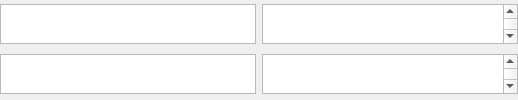
                                            <widget class="QWidget" name="strokegradeurlswdget" native="true">
                                                <property name="sizePolicy">
                                                    <sizepolicy hsizetype="Preferred" vsizetype="Preferred">
                                                        <horstretch>0</horstretch>
                                                        <verstretch>0</verstretch>
                                                    </sizepolicy>
                                                </property>
                                                <layout class="QHBoxLayout" name="strokegradeurlswdgetLayout"
                                                        stretch="1,1">
                                                    <property name="leftMargin">
                                                        <number>0</number>
                                                    </property>
                                                    <property name="topMargin">
                                                        <number>0</number>
                                                    </property>
                                                    <property name="rightMargin">
                                                        <number>0</number>
                                                    </property>
                                                    <property name="bottomMargin">
                                                        <number>0</number>
                                                    </property>
                                                    <item>
                                                        <widget class="QWidget" name="strokegrade" native="true">
                                                            <layout class="QVBoxLayout" name="strokegradeLayout">
                                                                <property name="leftMargin">
                                                                    <number>0</number>
                                                                </property>
                                                                <property name="topMargin">
                                                                    <number>0</number>
                                                                </property>
                                                                <property name="rightMargin">
                                                                    <number>0</number>
                                                                </property>
                                                                <property name="bottomMargin">
                                                                    <number>0</number>
                                                                </property>
                                                                <item>
                                                                    <widget class="QPlainTextEdit" name="strokeEdit">
                                                                        <property name="sizePolicy">
                                                                            <sizepolicy hsizetype="Expanding"
                                                                                        vsizetype="Maximum">
                                                                                <horstretch>0</horstretch>
                                                                                <verstretch>0</verstretch>
                                                                            </sizepolicy>
                                                                        </property>
                                                                        <property name="minimumSize">
                                                                            <size>
                                                                                <width>0</width>
                                                                                <height>0</height>
                                                                            </size>
                                                                        </property>
                                                                        <property name="maximumSize">
                                                                            <size>
                                                                                <width>16777215</width>
                                                                                <height>40</height>
                                                                            </size>
                                                                        </property>
                                                                        <property name="baseSize">
                                                                            <size>
                                                                                <width>0</width>
                                                                                <height>40</height>
                                                                            </size>
                                                                        </property>
                                                                        <property name="font">
                                                                            <font>
                                                                                <pointsize>18</pointsize>
                                                                            </font>
                                                                        </property>
                                                                        <property name="verticalScrollBarPolicy">
                                                                            <enum>Qt::ScrollBarAlwaysOff</enum>
                                                                        </property>
                                                                        <property name="horizontalScrollBarPolicy">
                                                                            <enum>Qt::ScrollBarAlwaysOff</enum>
                                                                        </property>
                                                                        <property name="plainText">
                                                                            <string/>
                                                                        </property>
                                                                    </widget>
                                                                </item>
                                                                <item>
                                                                    <widget class="QPlainTextEdit" name="gradeEdit">
                                                                        <property name="sizePolicy">
                                                                            <sizepolicy hsizetype="Expanding"
                                                                                        vsizetype="Maximum">
                                                                                <horstretch>0</horstretch>
                                                                                <verstretch>0</verstretch>
                                                                            </sizepolicy>
                                                                        </property>
                                                                        <property name="minimumSize">
                                                                            <size>
                                                                                <width>0</width>
                                                                                <height>0</height>
                                                                            </size>
                                                                        </property>
                                                                        <property name="maximumSize">
                                                                            <size>
                                                                                <width>16777215</width>
                                                                                <height>40</height>
                                                                            </size>
                                                                        </property>
                                                                        <property name="baseSize">
                                                                            <size>
                                                                                <width>0</width>
                                                                                <height>40</height>
                                                                            </size>
                                                                        </property>
                                                                        <property name="font">
                                                                            <font>
                                                                                <pointsize>18</pointsize>
                                                                            </font>
                                                                        </property>
                                                                        <property name="verticalScrollBarPolicy">
                                                                            <enum>Qt::ScrollBarAlwaysOff</enum>
                                                                        </property>
                                                                        <property name="horizontalScrollBarPolicy">
                                                                            <enum>Qt::ScrollBarAlwaysOff</enum>
                                                                        </property>
                                                                        <property name="plainText">
                                                                            <string>
                                                                            </string>
                                                                        </property>
                                                                    </widget>
                                                                </item>
                                                            </layout>
                                                        </widget>
                                                    </item>
                                                    <item>
                                                        <widget class="QWidget" name="urlswidget" native="true">
                                                            <layout class="QVBoxLayout" name="urlswidgetLayout">
                                                                <property name="leftMargin">
                                                                    <number>0</number>
                                                                </property>
                                                                <property name="topMargin">
                                                                    <number>0</number>
                                                                </property>
                                                                <property name="rightMargin">
                                                                    <number>0</number>
                                                                </property>
                                                                <property name="bottomMargin">
                                                                    <number>0</number>
                                                                </property>
                                                                <item>
                                                                    <widget class="QTextBrowser" name="jishoUrlEdit">
                                                                        <property name="sizePolicy">
                                                                            <sizepolicy hsizetype="Expanding"
                                                                                        vsizetype="Maximum">
                                                                                <horstretch>0</horstretch>
                                                                                <verstretch>0</verstretch>
                                                                            </sizepolicy>
                                                                        </property>
                                                                        <property name="minimumSize">
                                                                            <size>
                                                                                <width>0</width>
                                                                                <height>0</height>
                                                                            </size>
                                                                        </property>
                                                                        <property name="maximumSize">
                                                                            <size>
                                                                                <width>16777215</width>
                                                                                <height>40</height>
                                                                            </size>
                                                                        </property>
                                                                        <property name="baseSize">
                                                                            <size>
                                                                                <width>0</width>
                                                                                <height>40</height>
                                                                            </size>
                                                                        </property>
                                                                        <property name="font">
                                                                            <font>
                                                                                <pointsize>18</pointsize>
                                                                            </font>
                                                                        </property>
                                                                        <property name="verticalScrollBarPolicy">
                                                                            <enum>Qt::ScrollBarAsNeeded</enum>
                                                                        </property>
                                                                        <property name="horizontalScrollBarPolicy">
                                                                            <enum>Qt::ScrollBarAsNeeded</enum>
                                                                        </property>
                                                                        <property name="readOnly">
                                                                            <bool>true</bool>
                                                                        </property>
                                                                        <property name="html">
                                                                            <string>&lt;!DOCTYPE HTML PUBLIC &quot;-//W3C//DTD
                                                                                HTML 4.0//EN&quot; &quot;http://www.w3.org/TR/REC-html40/strict.dtd&quot;&gt;
                                                                                &lt;html&gt;&lt;head&gt;&lt;meta name=&quot;qrichtext&quot;
                                                                                content=&quot;1&quot; /&gt;&lt;meta
                                                                                charset=&quot;utf-8&quot; /&gt;&lt;style
                                                                                type=&quot;text/css&quot;&gt;
                                                                                p, li { white-space: pre-wrap; }
                                                                                &lt;/style&gt;&lt;/head&gt;&lt;body
                                                                                style=&quot; font-family:'Segoe UI';
                                                                                font-size:18pt; font-weight:400;
                                                                                font-style:normal;&quot;&gt;
                                                                                &lt;p style=&quot; margin-top:0px;
                                                                                margin-bottom:0px; margin-left:0px;
                                                                                margin-right:0px; -qt-block-indent:0;
                                                                                text-indent:0px;&quot;&gt; &lt;/p&gt;
                                                                                &lt;p style=&quot; margin-top:0px;
                                                                                margin-bottom:0px; margin-left:0px;
                                                                                margin-right:0px; -qt-block-indent:0;
                                                                                text-indent:0px;&quot;&gt;https://jisho.org/search/%E6%84%9B%20%23kanji
                                                                                &lt;/p&gt;&lt;/body&gt;&lt;/html&gt;
                                                                            </string>
                                                                        </property>
                                                                        <property name="openExternalLinks">
                                                                            <bool>true</bool>
                                                                        </property>
                                                                    </widget>
                                                                </item>
                                                                <item>
                                                                    <widget class="QTextBrowser" name="maziiUrlEdit">
                                                                        <property name="sizePolicy">
                                                                            <sizepolicy hsizetype="Expanding"
                                                                                        vsizetype="Maximum">
                                                                                <horstretch>0</horstretch>
                                                                                <verstretch>0</verstretch>
                                                                            </sizepolicy>
                                                                        </property>
                                                                        <property name="minimumSize">
                                                                            <size>
                                                                                <width>0</width>
                                                                                <height>0</height>
                                                                            </size>
                                                                        </property>
                                                                        <property name="maximumSize">
                                                                            <size>
                                                                                <width>16777215</width>
                                                                                <height>40</height>
                                                                            </size>
                                                                        </property>
                                                                        <property name="baseSize">
                                                                            <size>
                                                                                <width>0</width>
                                                                                <height>40</height>
                                                                            </size>
                                                                        </property>
                                                                        <property name="font">
                                                                            <font>
                                                                                <pointsize>18</pointsize>
                                                                            </font>
                                                                        </property>
                                                                        <property name="verticalScrollBarPolicy">
                                                                            <enum>Qt::ScrollBarAsNeeded</enum>
                                                                        </property>
                                                                        <property name="horizontalScrollBarPolicy">
                                                                            <enum>Qt::ScrollBarAsNeeded</enum>
                                                                        </property>
                                                                        <property name="readOnly">
                                                                            <bool>true</bool>
                                                                        </property>
                                                                        <property name="html">
                                                                            <string>&lt;!DOCTYPE HTML PUBLIC &quot;-//W3C//DTD
                                                                                HTML 4.0//EN&quot; &quot;http://www.w3.org/TR/REC-html40/strict.dtd&quot;&gt;
                                                                                &lt;html&gt;&lt;head&gt;&lt;meta name=&quot;qrichtext&quot;
                                                                                content=&quot;1&quot; /&gt;&lt;meta
                                                                                charset=&quot;utf-8&quot; /&gt;&lt;style
                                                                                type=&quot;text/css&quot;&gt;
                                                                                p, li { white-space: pre-wrap; }
                                                                                &lt;/style&gt;&lt;/head&gt;&lt;body
                                                                                style=&quot; font-family:'Segoe UI';
                                                                                font-size:18pt; font-weight:400;
                                                                                font-style:normal;&quot;&gt;
                                                                                &lt;p style=&quot; margin-top:0px;
                                                                                margin-bottom:0px; margin-left:0px;
                                                                                margin-right:0px; -qt-block-indent:0;
                                                                                text-indent:0px;&quot;&gt; &lt;/p&gt;
                                                                                &lt;p style=&quot; margin-top:0px;
                                                                                margin-bottom:0px; margin-left:0px;
                                                                                margin-right:0px; -qt-block-indent:0;
                                                                                text-indent:0px;&quot;&gt;&lt;a href=&quot;https://mazii.net/search/kanji?dict=javi&amp;amp;query=%E6%84%9B&amp;amp;hl=en-US&quot;&gt;&lt;span
                                                                                style=&quot; text-decoration: underline;
                                                                                color:#0000ff;&quot;&gt;https://mazii.net/search/kanji?dict=javi&amp;amp;query=%E6%84%9B&amp;amp;hl=en-US&lt;/span&gt;&lt;/a&gt;
                                                                                &lt;/p&gt;&lt;/body&gt;&lt;/html&gt;
                                                                            </string>
                                                                        </property>
                                                                        <property name="textInteractionFlags">
                                                                            <set>Qt::NoTextInteraction</set>
                                                                        </property>
                                                                        <property name="openExternalLinks">
                                                                            <bool>true</bool>
                                                                        </property>
                                                                    </widget>
                                                                </item>
                                                            </layout>
                                                        </widget>
                                                    </item>
                                                </layout>
                                            </widget>
